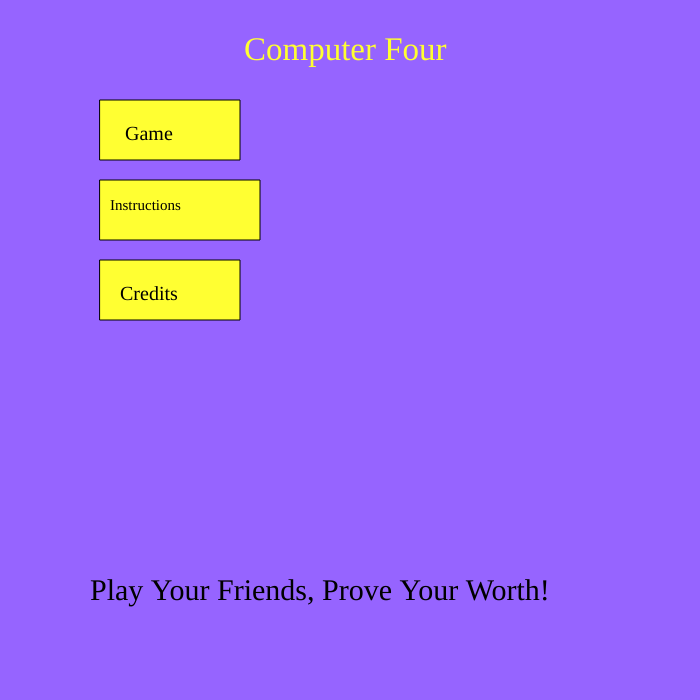
Frame 1 (no input)
Frame 60 (no input): identical to frame 1, image omitted
Frame 120 (the mouse pressed at the canvas centre since frame 60): identical to frame 1, image omitted

The p5.js sketch that drew this single still picture (run headless with seeded random() and noise() and a simulated clock; from frame 60 on, the mouse is pressed at the canvas centre):

// p5.js sketch
// ── sketch.js
let randomq
let winner
let currentColumn
let circleX = [160, 240, 320, 400, 480, 560, 640]
let circleY = [150, 250, 350, 450, 550, 650]
let gamemode = 0
let board = [
  [0, 0, 0, 0, 0, 0, 0],
  [0, 0, 0, 0, 0, 0, 0],
  [0, 0, 0, 0, 0, 0, 0],
  [0, 0, 0, 0, 0, 0, 0],
  [0, 0, 0, 0, 0, 0, 0],
  [0, 0, 0, 0, 0, 0, 0]
]
let columns = 7
let rows = 6
let square = 100
let counterX = 350
let counterY = 70
let turn = 1
let rowAsString
let aX = 200
let aY = 210
let bX = 200
let bY = 230
let answers = ["a", "a", "b", "b", "a", "a", "b", "a", "a", "b", "a", "a", "a", "b", "a", "a", "a", "b", "a", "a", "a", "b", "a", "a", "a", "b", "a", "a", "a", "b", "a", "a", "a", "a", "a", "b", "b", "a", "b", "a", "a"]
let questions = ["Which is a output device?\n\n\n\na. Projector\nb. Microphone", "Which is a input device?\n\n\n\na. Scanner\nb. Speaker", "Which is a larger value?\n\n\n\na. Bit\nb. Byte", "Which is a larger value?\n\n\n\na. Mb\nb. Gb", "Which is a smaller value?\n\n\n\na. Gb\nb. TB", "Which is the standard keyboard format?\n\n\n\na. QWERTY\nb. AZERTY", "A laser is a type of what?\n\n\n\na. Speaker\nb. Printer", "DPI stands for which of the following?\n\n\n\na. Dots per Inch\nb. Displays per inch", "Which is a larger value?\n\n\n\na. gigahertz\nb. megahertz", "Which is a larger value?\n\n\n\na. hertz\n b. megahertz", "Which is a smaller value?\n\n\n\na. bit\nb. Byte", "An optical drive is a type of…\n\n\n\na. Removable Storage\nb. Permanant Storage", "The microprocessor is apart of the… \n\n\n\na. System unit\nb. Computer Unit", "DVD players can only read DVDs\n\n\n\na. True\nb. False", "Physical parts of the computer are…\n\n\n\na. Hardware\nb. Software", "Hardware devices that are attached to a computer are…\n\n\n\na. Peripherals\nb. Info", "When the computer accepts data, it is…\n\n\n\na. Input\nb. Output", "When the computer stores results, it is…\n\n\n\na. Processing\nb. Storage", "Blank means the raw facts given to the computer?\n\n\n\na. Data\nb. Programs", "RAM stands for?\n\n\n\na. Random Access Memory\nb. Random Access Mode", "Which is a type of output?\n\n\n\na. Soft Copy\nb. Hard Copy", "The motherboard is involved in what step?\n\n\n\na. Output\nb. Processing", "An output device is a…\n\n\n\na. Printer\nb. Mouse", "Saving results of processing is a type of what?\n\n\n\na. Processing\nb. Output", "A storage device is which?\n\n\n\na. USB\nb. Keyboard", "An input device example is…\n\n\n\na. Speaker\nb. Webcam", "What makes a computer powerful?\n\n\n\na. Speed\nb. Colour", "Another name for a storage unit is?\n\n\n\na. Auxillary storage\nb. Prime Storage", "LAN stands for…\n\n\n\na. Local Area Network\nb. Local Assessment Network", "A video card is which type of system?\n\n\n\na. Processing\nb. Storage", "A USB is a type of flash drive?\n\n\n\na. True\nb. False", "Modems can be internal and external\n\n\n\na. True\nb. False", "An application can consist of games such as FIFA?\n\n\n\na. True\nb. False ", "A webcam is an input device?\n\n\n\na. True\nb. False", "Blu-ray is a storage unit?\n\n\n\na. True\nb. False", "Which is larger?\n\n\n\na. Hz\nb. GHz", "Is a graphic tablet a type of pointing device?\n\n\n\na. True\nb. False"]

function preload(){
}

function setup(){
  createCanvas(700, 700)
  randomq = floor(random((questions.length)))

}

function draw() {

  if (gamemode == 0) {

    background(150, 100, 255)
    fill(255, 255, 50)
    textSize(33)
    textFont('Seymour One');
    text("Computer Four", 244, 60)
    // image(connect, 150,150)
    rect(100, 100, 140, 60)
    rect(100, 180, 160, 60)
    rect(100, 260, 140, 60)
    fill(0)
    textSize(20)
    text("Credits",120,300)
    text("Game", 125, 140)
    textSize(15)
    text("Instructions", 110, 210)
    textSize(30)
    textFont('Luckiest Guy')
    text("Play Your Friends, Prove Your Worth!", 90,600)
  }


  if (gamemode == 1) {
    background(0, 150, 200)
    textSize(40)
    text("INSTRUCTIONS:", 250, 40)
    textSize(14)
    text("1.To win Computer Four you must be the first player to get four of your colored checkers \n in a row either horizontal or vertical or diagonal", 10, 100)
    text("2.Each player will drop in one checker piece at a time", 10, 200)
    text("3.This will give you a chance to either build your row,\n or stop your opponent from getting four in a row", 10, 300)
    text("4.Use the arrow keys to move left or right where you would like to place the counter,\n the down arrow will place down the counter", 10, 400)
    text("5.Every turn you will be asked a computer hardware question you must answer correctly,\n or else you will lose your turn", 10, 500)
    text("6.GOOD LUCK!", 10, 600)
    fill(255)
    rect(0,0,100,30)
    fill(0)
    text("main menu", 8, 15)

  }





  if (gamemode == 3) {
    drawBoard()
    fill(0)
    text("Use the arrow keys to navigate through the game",350,20)
    if (counterX >= 650) {
      counterX = 650
    }
    if (counterX <= 50) {
      counterX = 50
    }
    if (counterY >= 630) {
      counterY = 630
    }
    if (turn == 1) {
      fill(255, 0, 0)
      ellipse(counterX, counterY, 50, 50)
    }
    if (turn == 2) {
      fill(255, 255, 0)
      ellipse(counterX, counterY, 50, 50)
    }
  }


  if (gamemode == 4) {
    askQuestion()
  }

  if (gamemode == 5) {
    winScreen(winner)
  }
  if (gamemode == 7){
      background(0)
      fill(0,255,255)
      textAlign(CENTER)
      textSize(50)
      text("Made by Youssef and Nick", 350, 350)
  }
}

function keyPressed() {
  if (keyCode == LEFT_ARROW && gamemode == 3) {
    counterX -= 100
  }
  if (keyCode == RIGHT_ARROW && gamemode == 3) {
    counterX += 100
  }
  if (keyCode == DOWN_ARROW && gamemode == 3) {
    dropCounter()
  }
}

function checkAnswer(answer) {
  if (answer == answers[randomq]) {
    gamemode = 3

  }
  else {
    randomq = floor(random((questions.length)))
  }
}

function mousePressed() {
  if (mouseX >= 100 && mouseX <= 240 && mouseY >= 100 && mouseY <= 160 && gamemode === 0) {
    gamemode = 4
  }

  if (mouseX >= 100 && mouseX <= 260 && mouseY >= 180 && mouseY <= 240 && gamemode === 0) {
    gamemode = 1
  }
  if (mouseX >=0 && mouseX <=100 && mouseY >= 0 && mouseY <=30 && gamemode === 1){
    gamemode = 0
  }
  if (mouseX >= aX && mouseX <= aX + 300 && mouseY >= aY && mouseY <= aY + 19 && gamemode === 4)   {
    checkAnswer("a")
  }
  if (mouseX >= bX && mouseX <= bX + 300 && mouseY >= bY && mouseY <= bY + 19 && gamemode === 4)   {
    checkAnswer("b")
  }
  if (mouseX >= 250 && mouseX <= 450 && mouseY >= 400 && mouseY <= 450 && gamemode === 5) {
    gamemode = 3
  }
  if (mouseX >=100 && mouseX <=240 && mouseY >=260 && mouseY <= 320){
    gamemode = 7
  }
}

function drawBoard() {
  background(165)
  noStroke()
  for (let i = 0; i < columns; i++) {
    for (let x = 0; x < rows; x++) {
      fill(0, 0, 255)
      rect(i * square, (x + 1) * square, square, square)
      if (board[x][i] == 0) {
        fill(255)
      } else if (board[x][i] == 1) {
        fill(255, 0, 0)
      } else if (board[x][i] == 2) {
        fill(255, 255, 0)
      }
      drawCounter((i * square + 50), (x + 1) * square + 50)
    }
  }
}

function dropCounter() {
  currentColumn = (counterX - square / 2) / square
  for (let i = board.length - 1; i >= 0; i--) {
    if (board[i][currentColumn] == 0) {
      askQuestion()
      board[i][currentColumn] = turn
      randomq = floor(random((questions.length)))
      gamemode = 4
      winCheck(turn)
      if (turn === 1) {
        turn = 2
      }
      else {
        turn = 1
      }

      break
    }
  }

}

function drawCounter(x, y) {
  ellipse(x, y, square / 2, square / 2)
}

function askQuestion() {
  // randomq = floor(random((questions.length)))
  background(0)
  fill(0,255,255)
  textSize(20)
  textAlign(CENTER)
  text("Question:(Type your answer)\n" + questions[randomq], 350, 100)


}

function winCheck(player) {
  winner = 0
  let pwin = ""


  //4 in a row
  for (let i = 0; i < 4; i++) {
    pwin += str(player)
  }

  //Horizontal
  for (i = 0; i < rows; i++) {
    rowAsString = board[i].join("")

    if (rowAsString.includes(pwin)) {
      winner = player
    }
  }


  //Vertical
  let columnAsString = ""
  for (let i = board.length - 1; i >= 0; i--) {
    columnAsString += str(board[i][currentColumn])
  }
  if (columnAsString.includes(pwin)) {
    winner = player
  }

  //Diagonals
  let negDiagStr = ""
  for (let x = 0; x < columns - 3; x++) {
    for (let y = 0; y < rows - 3; y++) {
      negDiagStr =  str(board[y][x]) + str(board[y + 1][x + 1]) + str(board[y + 2][x + 2]) + str(board[y + 3][x + 3])
      if (negDiagStr === pwin) {
        winner = player
      }
    }
  }

  let posDiagStr = ""
  for (let x = 0; x < columns - 3; x++) {
    for (let y = 3; y < rows; y++) {
      posDiagStr =  str(board[y][x]) + str(board[y - 1][x + 1]) + str(board[y - 2][x + 2]) + str(board[y - 3][x + 3])
      if (posDiagStr === pwin) {
        winner = player
      }
    }
  }

  //The winner
  if (winner != 0) {
    gamemode = 5
  }
}

function winScreen(name) {
  board = [
  [0, 0, 0, 0, 0, 0, 0],
  [0, 0, 0, 0, 0, 0, 0],
  [0, 0, 0, 0, 0, 0, 0],
  [0, 0, 0, 0, 0, 0, 0],
  [0, 0, 0, 0, 0, 0, 0],
  [0, 0, 0, 0, 0, 0, 0]
]
  turn = 1
  counterX = 350
  background(0)
  fill(0,255,255)
  textAlign(CENTER)
  textSize(50)
  text("Player " + name + " WINS!", 350, 350)
  rect(250, 400, 200, 50)
  fill(0)
  textSize(30)
  text("Play Again", 350, 435)
}

// ── style.css
html, body {
  margin: 0;
  padding: 0;
}
p{
font-family; 'Seymour One', sans-serif;
font-family: 'Luckiest Guy', cursive;
}
